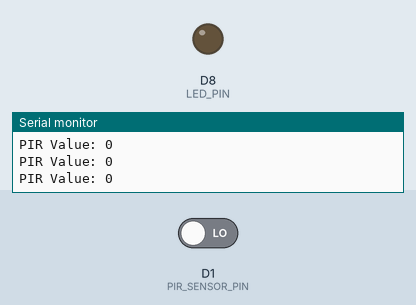
The program below on a simulated ESP8266 (NodeMCU). Shown: output pins drawn as LEDs (lit = HIGH), the last lines printed to the serial monitor. The test bench sets the inputs (shaded band); at power-on: D1 (PIR_SENSOR_PIN) LOW.

Above: at 1.2 s.
1.3 s: D1 (PIR_SENSOR_PIN) driven HIGH
At 2.5 s:
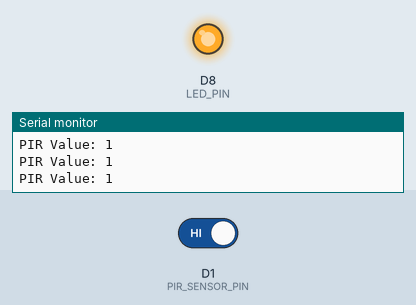
2.8 s: D1 (PIR_SENSOR_PIN) driven LOW
At 3.7 s:
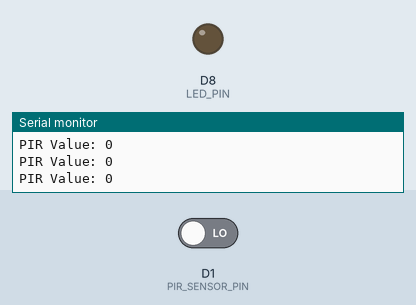
Timing chart, 0 to 5.8 s (numbered marks = the images above; inputs shaded):
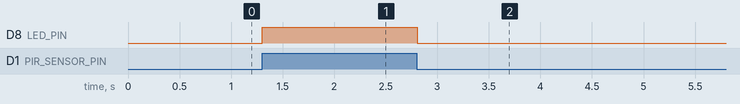

The program:

main.cpp
```cpp
/*
 * detect presence,
 * control lighting,
 * publish logs to firebase
 *
 * */
#ifdef ESP32
#pragma message "Compiling esp32 project"
//#include "./esp32.h"
//#include "./cam_take-pic.h"
#include "./cam_motion-det.h"
#endif

#ifdef ESP8266
#pragma message "Compiling the nodemcu/esp8266 project"
//#include "./esp8266.h"
//#include "./detect.h"
//#include "./sound.h"
#include "./pir.h"
#endif
```

pir.h
```cpp
#include <Arduino.h>

#define PIR_SENSOR_PIN D1
#define LED_PIN D8

boolean pirVal = 0;

void setup() {
    Serial.begin(115200);
    pinMode(PIR_SENSOR_PIN, INPUT);
    pinMode(LED_PIN, OUTPUT);
}

void loop() {
    pirVal = digitalRead(PIR_SENSOR_PIN);

    Serial.print("PIR Value: ");
    Serial.println(pirVal);

    if (pirVal == HIGH) {
        digitalWrite(LED_PIN, HIGH);
    } else {
        digitalWrite(LED_PIN, LOW);
    }

    delay(100); // Add a small delay to prevent flooding the serial output
}
```

Measured:
- after the input at 1.3 s, D8 (LED_PIN): LOW → HIGH at once
- after the input at 2.8 s, D8 (LED_PIN): HIGH → LOW at once
